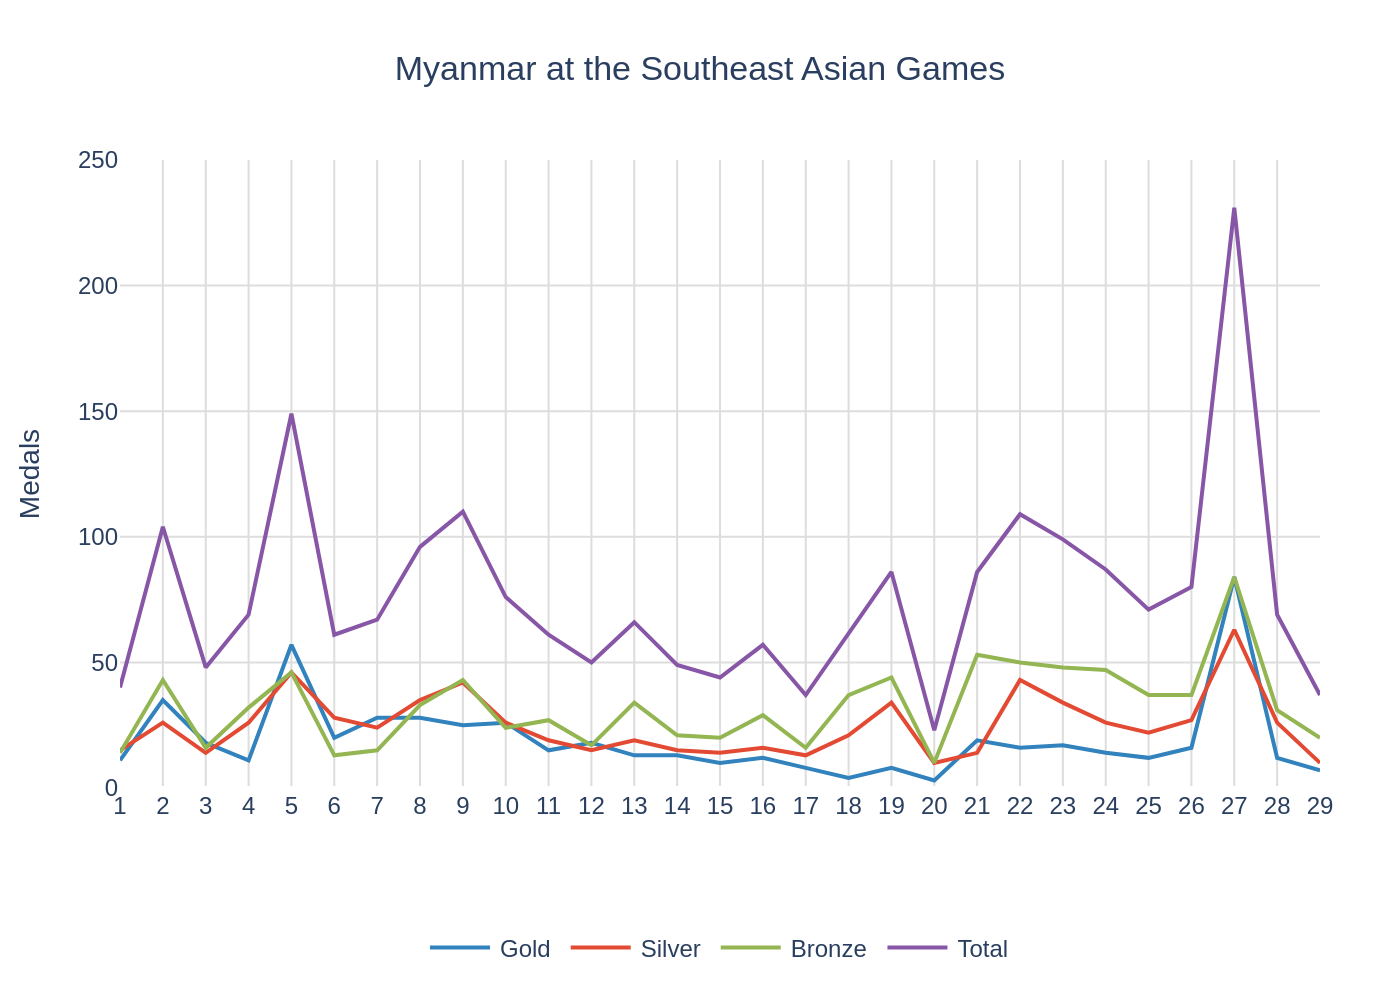

Python code for this plot:
import sys
import json
import plotly.graph_objects as go

# Check for command-line argument
if len(sys.argv) != 2:
    print("Usage: python create_chart.py <path_to_json_file>")
    sys.exit(1)

# Get JSON file path from command-line argument
json_path = sys.argv[1]

# Derive base filename for output from JSON path
filename_base = json_path.rsplit('.', 1)[0]

# Read data from the JSON file
try:
    with open(json_path, 'r', encoding='utf-8') as f:
        chart_config = json.load(f)
except FileNotFoundError:
    print(f"Error: The file '{json_path}' was not found.")
    sys.exit(1)
except json.JSONDecodeError:
    print(f"Error: The file '{json_path}' is not a valid JSON file.")
    sys.exit(1)

# Extract data, texts, and colors from the config
chart_data = chart_config.get('chart_data', [])
texts = chart_config.get('texts', {})
colors = chart_config.get('colors', [])

# Initialize the figure
fig = go.Figure()

# Add traces to the figure by iterating through the data
for i, series in enumerate(chart_data):
    color = colors[i % len(colors)] if colors else None
    fig.add_trace(go.Scatter(
        x=series.get('x'),
        y=series.get('y'),
        name=series.get('name'),
        mode='lines',
        line=dict(color=color)
    ))

# Build the title string
title_text = texts.get('title', '')
if texts.get('subtitle'):
    title_text += f"<br><sub>{texts['subtitle']}</sub>"

# Update layout
fig.update_layout(
    title=dict(
        text=title_text,
        x=0.5,
        xanchor='center'
    ),
    xaxis=dict(
        title_text=texts.get('x_axis_title'),
        showgrid=True,
        gridcolor='#dddddd',
        tickmode='linear'
    ),
    yaxis=dict(
        title_text=texts.get('y_axis_title'),
        showgrid=True,
        gridcolor='#dddddd',
        range=[0, 250]
    ),
    legend=dict(
        orientation="h",
        yanchor="bottom",
        y=-0.3,
        xanchor="center",
        x=0.5
    ),
    font=dict(
        family="Arial",
        size=12
    ),
    plot_bgcolor='white',
    paper_bgcolor='white',
    margin=dict(l=60, r=40, t=80, b=100)
)

# Generate the output image
output_filename = f"{filename_base}.png"
fig.write_image(output_filename, scale=2)

print(f"Chart saved as {output_filename}")
